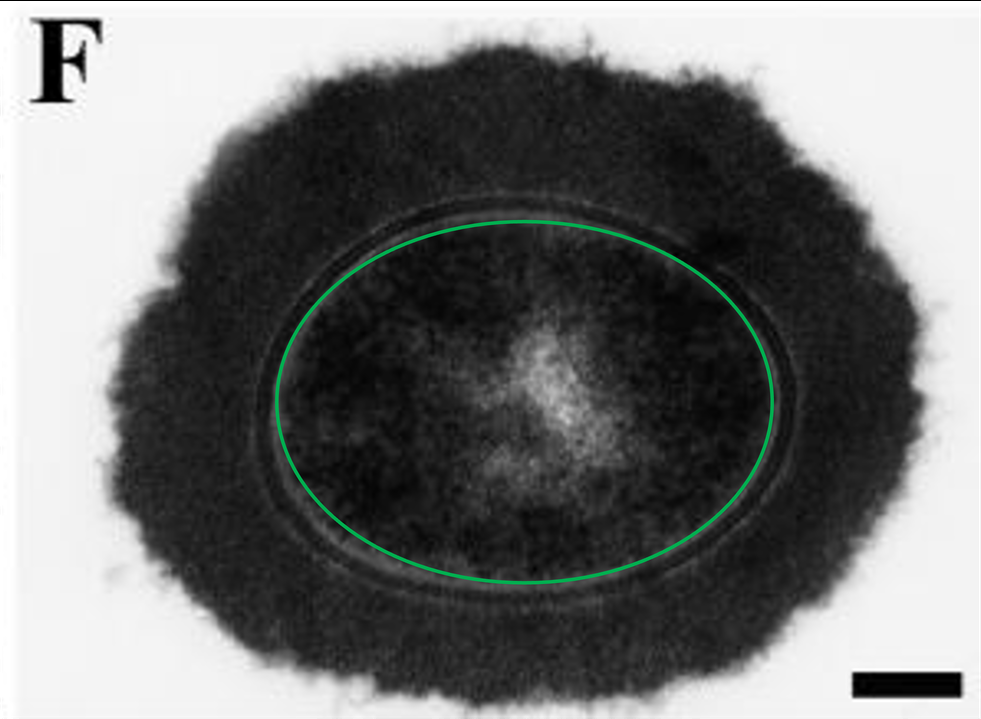
#> input picture images/AnnotatedSample.png, 981 x 719 px, shrunk from 2814 x 2062 before the run, found by its file name
$ python -i CellCapsuleAnalysis.py   (imports and definitions only)
#> lines starting #> are read from the running program, lines starting #| are printed output that depends on the picture; after the words box and inside, x2 and y2 are one past the last pixel; in counts of white or black regions, pixels touching at a corner belong together
import cv2
import numpy as np

def count_pixels_between_circles(image_path):
    # Read the image
    img = cv2.imread(image_path)
#> img is the input picture: shape (719, 981, 3); mean B, G, R 116.7, 117.3, 116.1

    # Convert image to HSV
    hsv = cv2.cvtColor(img, cv2.COLOR_BGR2HSV)
#> hsv: shape (719, 981, 3); mean H, S, V 1.5, 2.1, 117.3

    # Define range for red and green colors in HSV
    lower_red1 = np.array([0, 100, 100])
    upper_red1 = np.array([10, 255, 255])
    lower_red2 = np.array([160, 100, 100])
    upper_red2 = np.array([180, 255, 255])

    lower_green = np.array([35, 100, 100])
    upper_green = np.array([85, 255, 255])

    # Create masks
    mask_red1 = cv2.inRange(hsv, lower_red1, upper_red1)
#> mask_red1: shape (719, 981); every value is 0
    mask_red2 = cv2.inRange(hsv, lower_red2, upper_red2)
    mask_red = cv2.bitwise_or(mask_red1, mask_red2)
    mask_green = cv2.inRange(hsv, lower_green, upper_green)
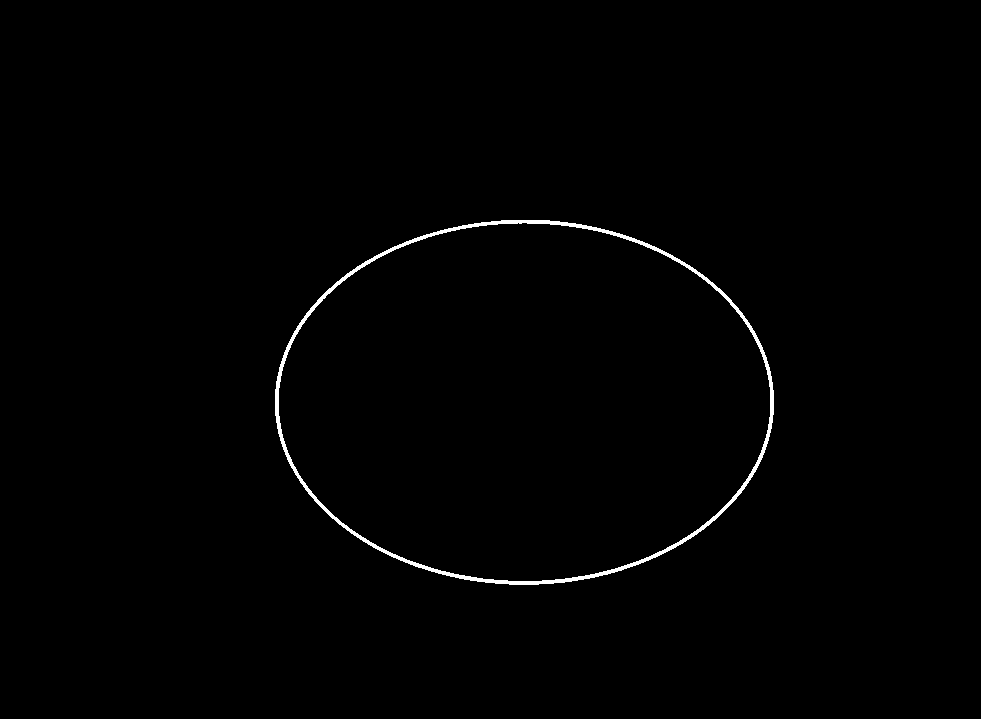
#> mask_green: shape (719, 981); 0.72% white; 1 white region

    # Find contours
    contours_red, _ = cv2.findContours(mask_red, cv2.RETR_EXTERNAL, cv2.CHAIN_APPROX_SIMPLE)
#> contours_red = []
    contours_green, _ = cv2.findContours(mask_green, cv2.RETR_EXTERNAL, cv2.CHAIN_APPROX_SIMPLE)
#> contours_green = 1 contour; box (x1, y1, x2, y2) and area: (275, 220, 774, 585) 142491

    # Assuming the largest contour for each color is the required circle, sort and pick the largest
    contour_red = max(contours_red, key=cv2.contourArea)
    contour_green = max(contours_green, key=cv2.contourArea)

    # Create a blank mask and draw the contours (filled) on them
    mask_red_filled = np.zeros_like(mask_red)
    cv2.drawContours(mask_red_filled, [contour_red], -1, (255), thickness=cv2.FILLED)

    mask_green_filled = np.zeros_like(mask_green)
    cv2.drawContours(mask_green_filled, [contour_green], -1, (255), thickness=cv2.FILLED)

    # Subtract the green mask from the red mask to get the region between the circles
    between_circles = mask_red_filled - mask_green_filled

    # show the image with the region between the circles highlighted in red with a black background
    cv2.imshow('between_circles', between_circles)


    # Count the non-zero pixels
    count = cv2.countNonZero(between_circles)

    return count

def is_rectangle(cnt, epsilon_factor=0.02):
    # Approximate the contour to determine its shape
    epsilon = epsilon_factor * cv2.arcLength(cnt, True)
    approx = cv2.approxPolyDP(cnt, epsilon, True)

    # If the shape has 4 vertices, it's potentially a rectangle
    return len(approx) == 4

def measure_black_rectangle_width(image_path):
    img = cv2.imread(image_path)

    # Convert image to grayscale
    gray = cv2.cvtColor(img, cv2.COLOR_BGR2GRAY)

    # Threshold to isolate black objects
    _, thresh = cv2.threshold(gray, 50, 255, cv2.THRESH_BINARY_INV)
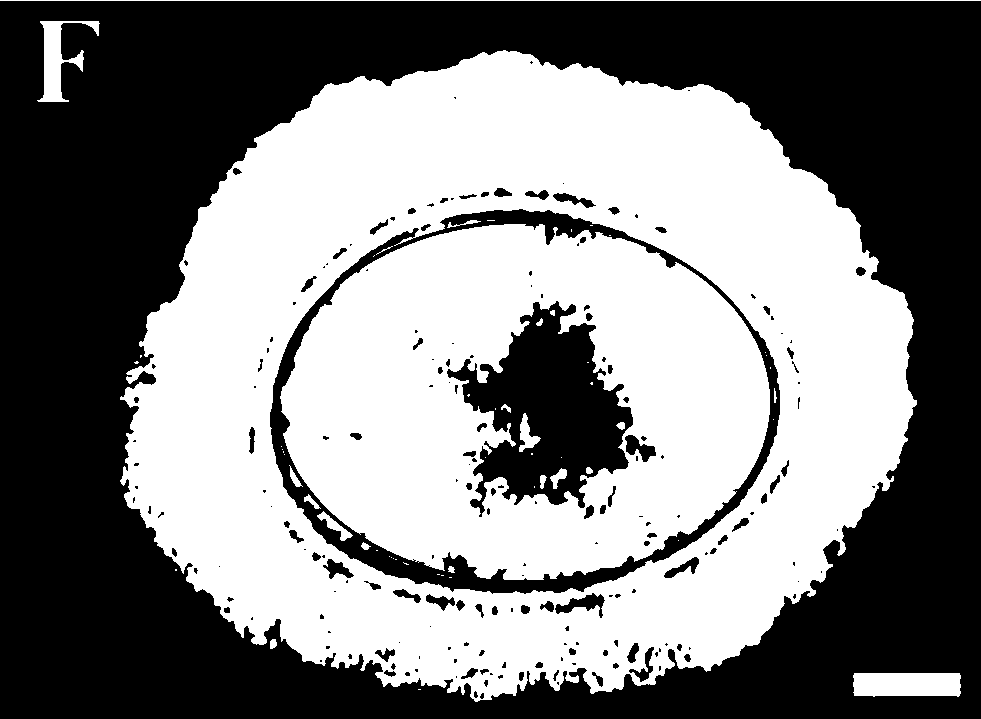
#> thresh: shape (719, 981); 50% white; 195 black regions (110 under 20 px)

    # Find black contours
    contours, _ = cv2.findContours(thresh, cv2.RETR_EXTERNAL, cv2.CHAIN_APPROX_SIMPLE)
#> contours = 9 contours, 5 with area under 20; largest, box (x1, y1, x2, y2) and area: (120, 50, 917, 702) 389793, (853, 673, 961, 697) 2334, (37, 21, 100, 102) 1603, (270, 639, 277, 649) 44

    # Iterate over each contour to find the rectangle
    for cnt in contours:
        if is_rectangle(cnt):
            # Get the width of the bounding rectangle of the contour
            _, _, width, _ = cv2.boundingRect(cnt)
            return width
#> this loop made 2 passes
#> (epsilon in is_rectangle, approx in is_rectangle, width) on pass 2: (5.21, [[853, 675], [854, 695], [960, 693], [959, 673]], 108)
#> (epsilon in is_rectangle, approx in is_rectangle) on pass 1: (0.08, [[418, 689], [420, 689]])

    # If no rectangle is found
    return 0

# Test the function
image_path = '/Users/Barney/Documents/Screenshots/AnnotatedSample.png'

# [1 line that did not run here, left out]
pixelWidthOfBlackRectangle = measure_black_rectangle_width(image_path)
#> pixelWidthOfBlackRectangle = 108

blackBoxWidthInMicrons = 0.1
pixelsInOneMicron = pixelWidthOfBlackRectangle / blackBoxWidthInMicrons
#> pixelsInOneMicron = 1080

# Calculate area in um^2
# [1 line that did not run here, left out]

# Print results
# [3 lines not run here, left out]

>>> result = count_pixels_between_circles('images/AnnotatedSample.png')
#> (the run stopped early here; a loop or call above may not have finished)
